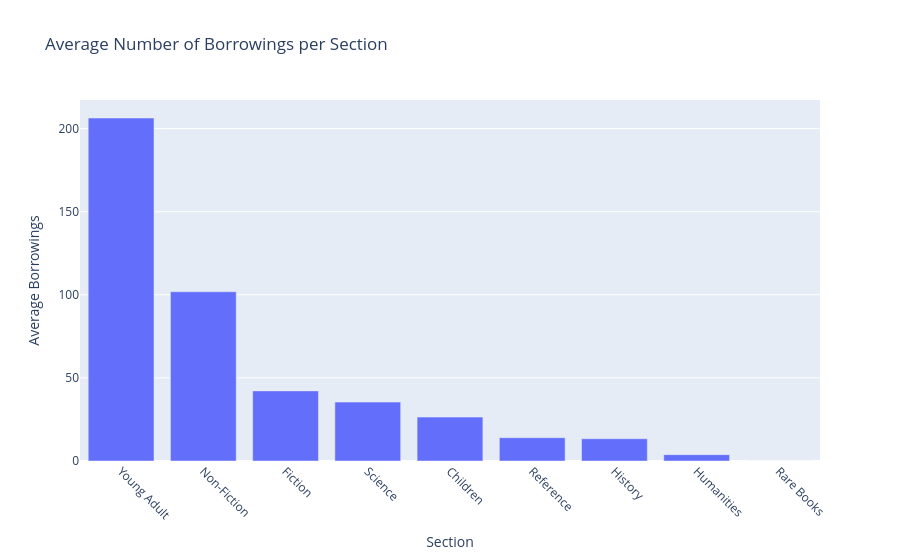

The code cell stored with this chart in its notebook:
### Markdown cell above
## Analysis 2️⃣: Average Borrowings per Section

In this section, we explore how frequently books are borrowed in each library section by calculating the **average number of borrowings per book**.

By visualizing this data with a **bar chart**, we can quickly identify which sections are the most actively read by users, and which may receive less attention.

This kind of insight is valuable for:
- Understanding reader preferences across different subject areas
- Informing decisions about which sections may need more promotion or expansion
- Detecting underutilized parts of the library collection

Each bar represents the average borrowings for all books in a particular section, offering a clear picture of section-level performance.

### Code cell
avg_borrowed_per_section = df.groupby(
    "section"
)["times_borrowed"].mean().reset_index()

avg_borrowed_per_section.columns = ["section", "avg_times_borrowed"]

df_sorted = avg_borrowed_per_section.sort_values("avg_times_borrowed", ascending=False)

fig = px.bar(
    df_sorted,
    x="section",
    y="avg_times_borrowed",
    title="Average Number of Borrowings per Section"
)

fig.update_layout(
    xaxis_title="Section",
    yaxis_title="Average Borrowings",
    xaxis_tickangle=45
)

fig.show()

### Figure 1 — Plotly figure (JSON) as saved in the notebook; plotly's stock layout.template omitted (floating-point values rounded to 4 significant figures)
{"data": [{"hovertemplate": "section=%{x}<br>avg_times_borrowed=%{y}<extra></extra>", "legendgroup": "", "marker": {"color": "#636efa", "pattern": {"shape": ""}}, "name": "", "orientation": "v", "showlegend": false, "textposition": "auto", "type": "bar", "x": ["Young Adult", "Non-Fiction", "Fiction", "Science", "Children", "Reference", "History", "Humanities", "Rare Books"], "xaxis": "x", "y": [206.3, 101.8, 42.19, 35.43, 26.41, 14.02, 13.38, 3.828, 0.0], "yaxis": "y"}], "layout": {"barmode": "relative", "legend": {"tracegroupgap": 0}, "title": {"text": "Average Number of Borrowings per Section"}, "xaxis": {"anchor": "y", "domain": [0, 1], "tickangle": 45, "title": {"text": "Section"}}, "yaxis": {"anchor": "x", "domain": [0, 1], "title": {"text": "Average Borrowings"}}}}
